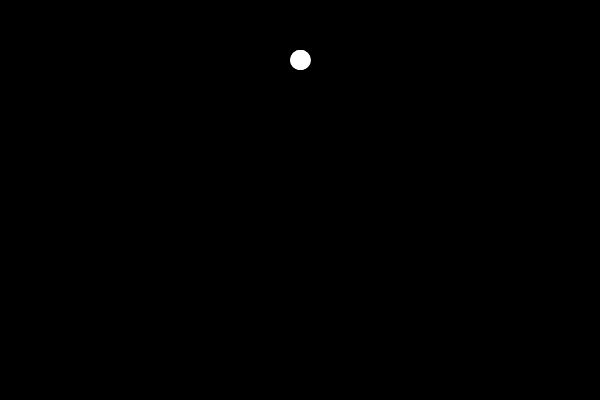
Frame 1 (no input)
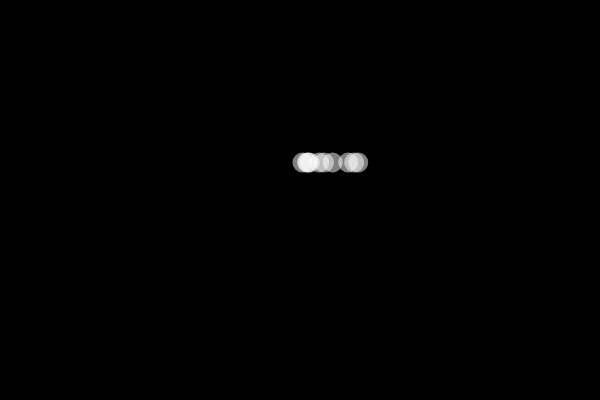
Frame 60 (no input)
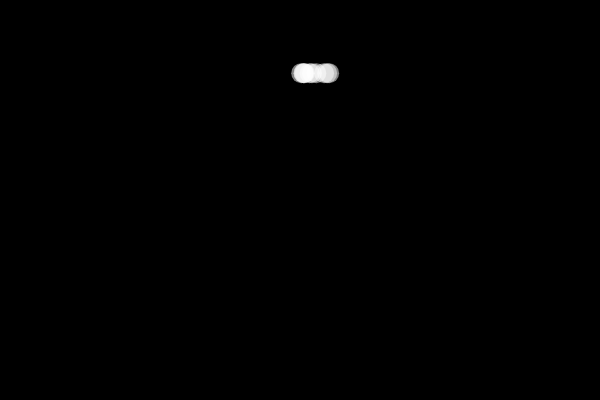
Frame 120 (the mouse pressed at the canvas centre since frame 60)

The p5.js sketch that drew these frames (run headless with seeded random() and noise() and a simulated clock; from frame 60 on, the mouse is pressed at the canvas centre):

// p5.js sketch
// ── sketch.js
let bubbles = []

var bubble_num = 10

var gravity = 10
 
//var time = 0



function setup()
{
	colorMode(RGB, 1)
	createCanvas(600, 400)

	for (let i = 0; i < bubble_num; i++)
	{
		bubbles[i] = new Bubble(Math.random(-4, 4))
	}




	//print(bubble.x, bubble.y)


}


function draw()
{
	background(0)


	for (let i = 0; i < bubbles.length; i++)
	{
		bubbles[i].fall()
		bubbles[i].show()
	}

}



function Bubble(plus_minus)
{
	this.r = 10

	this.x = width/2
	this.y = 60

	this.time = 0


	this.fall = function()
	{
		this.time += 1/60

		this.x += plus_minus

		//if (plus_minus < 0.5) this.x -= random(1,3)
		//this.x += random(-5, 5)
		this.y += 0.5 * gravity * this.time * this.time




		if (this.y > height) 
		{
			this.x = width/2
			this.y = 60
			this.time = 0

		}
	}

	this.show = function()
	{
		noStroke(0)
		fill(1, 0.5)

		ellipse(this.x, this.y, this.r * 2 )
	}

}
